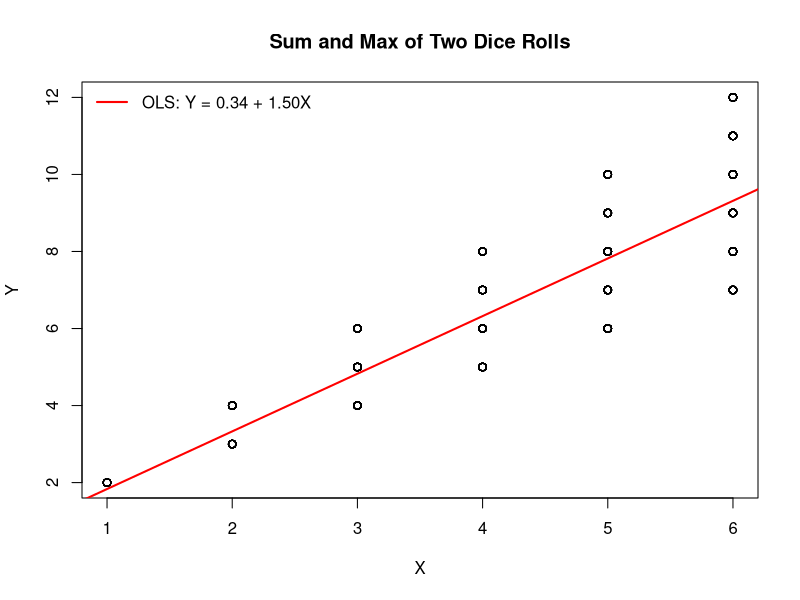
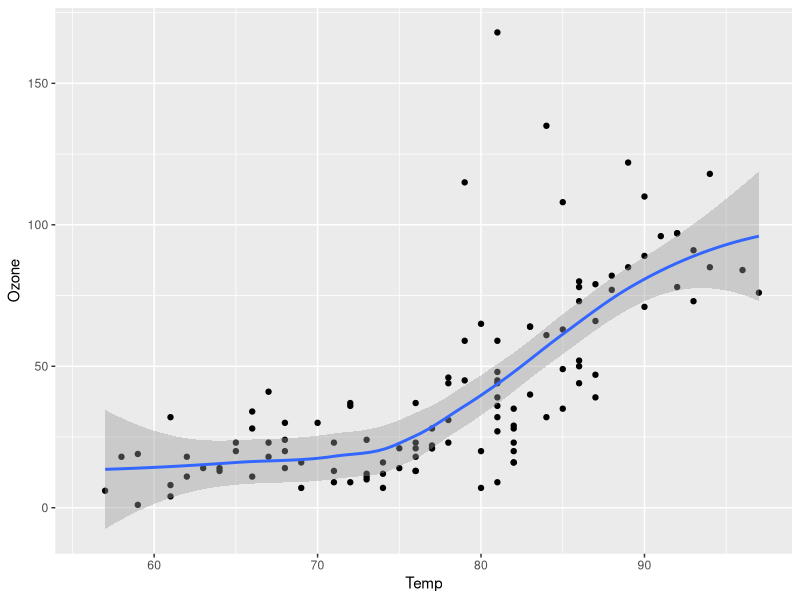

These charts were generated, in order, by the following R code:
## ---- chunk 1
set.seed(17)
n <- 1000
D1 <- sample(1:6, n, replace = TRUE)
D2 <- sample(1:6, n, replace = TRUE)

X <- pmax(D1, D2)
Y <- D1 + D2
ols <- lm(Y ~ X)

plot(X, Y, main = "Sum and Max of Two Dice Rolls")
abline(ols, col = "red", lwd = 2)
legend("topleft",
       sprintf("OLS: Y = %.2f + %.2fX", coef(ols)[1], coef(ols)[2]),
       col = "red", lwd = 2, bty = "n")
## ---- chunk 2
M <- 2000
N <- 1000

x_vals <- 1:6
y_vals <- 2:12
join_prob <- matrix(0, nrow = 6, ncol = 11, dimnames = list(x_vals, y_vals))
join_prob["1", "2"] <- 1
join_prob["2", c("3", "4")] <- c(2, 1)
join_prob["3", c("4", "5", "6")] <- c(2, 2, 1)
join_prob["4", c("5", "6", "7", "8")] <- c(2, 2, 2, 1)
join_prob["5", c("6", "7", "8", "9", "10")] <- c(2, 2, 2, 2, 1)
join_prob["6", c("7", "8", "9", "10", "11", "12")] <- c(2, 2, 2, 2, 2, 1)
join_prob <- join_prob / 36

# calculate true E[Y|X=x]
P_X <- rowSums(join_prob)
true_EY_given_X <- as.vector(join_prob %*% y_vals) / P_X

# simulation: M=2000 times N=1000 draws
Yhat_mat <- matrix(NA, nrow = M, ncol = length(x_vals))
for (r in 1:M) {
  D1_r <- sample(1:6, N, replace = TRUE)
  D2_r <- sample(1:6, N, replace = TRUE)
  X_r <- pmax(D1_r, D2_r)
  Y_r <- D1_r + D2_r
  fit_r <- lm(Y_r ~ X_r)
  Yhat_mat[r, ] <- coef(fit_r)[1] + coef(fit_r)[2] * x_vals
}
EYhat <- colMeans(Yhat_mat)
Bias_x <- EYhat - true_EY_given_X
names(Bias_x) <- x_vals
bias_table <- data.frame(
x = x_vals,
true_EY = true_EY_given_X,
E_Yhat = EYhat,
Bias = Bias_x
)
bias_table
## ---- chunk 3
#| label: fig-airquality
#| fig-cap: "Temperature and ozone level."
#| warning: false

library(ggplot2)

ggplot(airquality, aes(Temp, Ozone)) + 
  geom_point() + 
  geom_smooth(method = "loess")
